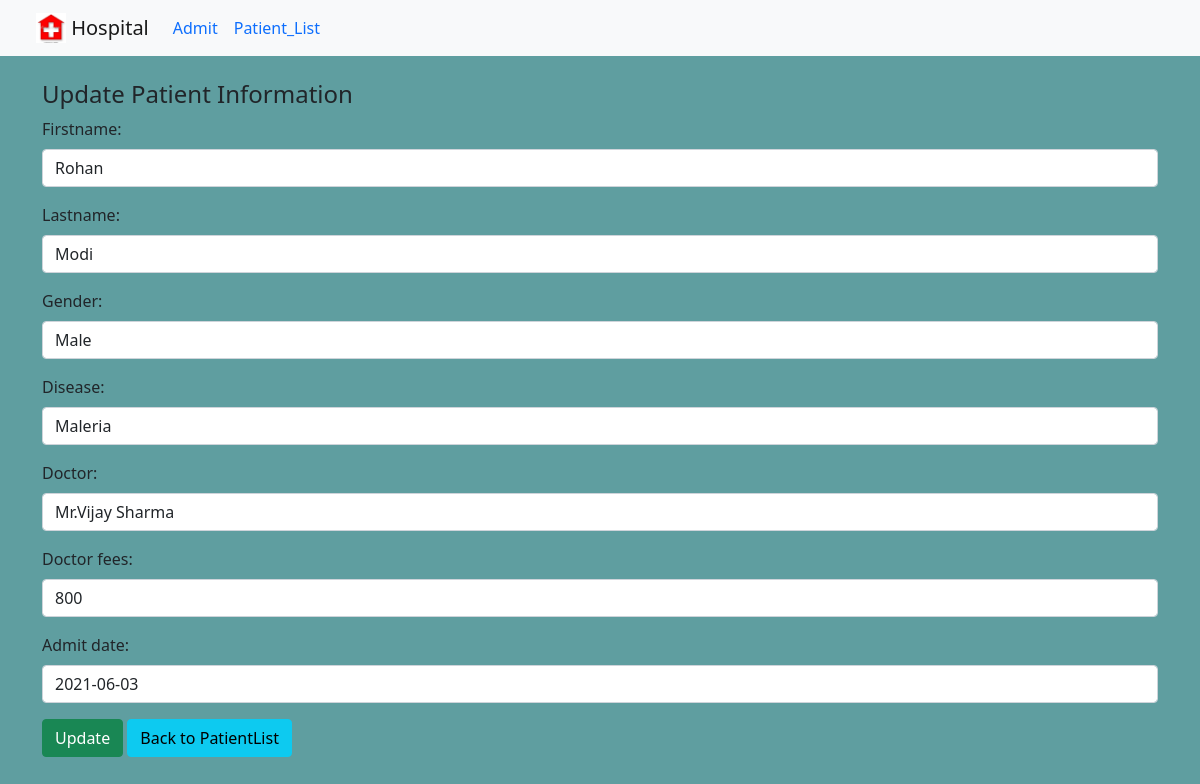
/6/, run on the app's committed database.
### base/models.py (models this page shows)
class User(models.Model):
    firstname = models.CharField(max_length=50)
    lastname = models.CharField(max_length=50)
    gender = models.CharField(max_length=10)
    Disease = models.CharField(max_length=70)
    doctor = models.CharField(max_length=50)
    doctor_fees = models.IntegerField(default=500)
    admit_date = models.DateField()

### base/views.py (the view)
# urls.py: path('<int:id>/',views.update,name = 'update'),
def update(request, id):
    if request.method == 'POST':
        pi = User.objects.get(pk=id)
        fm = PetientRegistration(request.POST, instance=pi)
        if fm.is_valid():
            fm.save()
    else:
        pi = User.objects.get(pk=id)
        fm = PetientRegistration(instance=pi)
    return render(request, 'update.html',{'form':fm})

### base/forms.py
class PetientRegistration(forms.ModelForm):
    class Meta:
        model = User
        fields = ['firstname','lastname','gender','Disease','doctor','doctor_fees','admit_date']
        widgets = {
            'firstname' : forms.TextInput(attrs={'class':'form-control mt-2','placeholder':'First Name'}),
            'lastname' : forms.TextInput(attrs={'class':'form-control mt-2','placeholder':'Last Name'}),
            'gender' : forms.TextInput(attrs={'class':'form-control mt-2','placeholder':'Gender'}),
            'Disease' : forms.TextInput(attrs={'class':'form-control mt-2','placeholder':'Disease'}),
            'doctor' : forms.TextInput(attrs={'class':'form-control mt-2','placeholder':'Doctor Name'}),
            'doctor_fees' : forms.TextInput(attrs={'class':'form-control mt-2','placeholder':'Doctor Fees'}),
            'admit_date' : forms.DateInput(attrs={'class':'form-control mt-2','placeholder':'Admit date'}),
        }

### base/templates/update.html (shortened to what this page needs)
{% extends 'base.html' %}
{% block main %}
<div class="container">
<div class="row mt-4">
    <div class="col">
        <h4 alert alert-info>Update Patient Information</h4>
        <form action="" method="post">
            {{form.as_p}}
            <input type="submit" value="Update" class="btn btn-success">
            <a href="{% url 'list' %}" class="btn btn-info">Back to PatientList</a>
        </form>
    </div>
</div>
</div>
{% endblock main %}

### data on the page
User: firstname "Rohan", lastname "Modi", gender "Male", Disease "Maleria", doctor "Mr.Vijay Sharma", doctor_fees "800", admit_date "2021-06-03"
